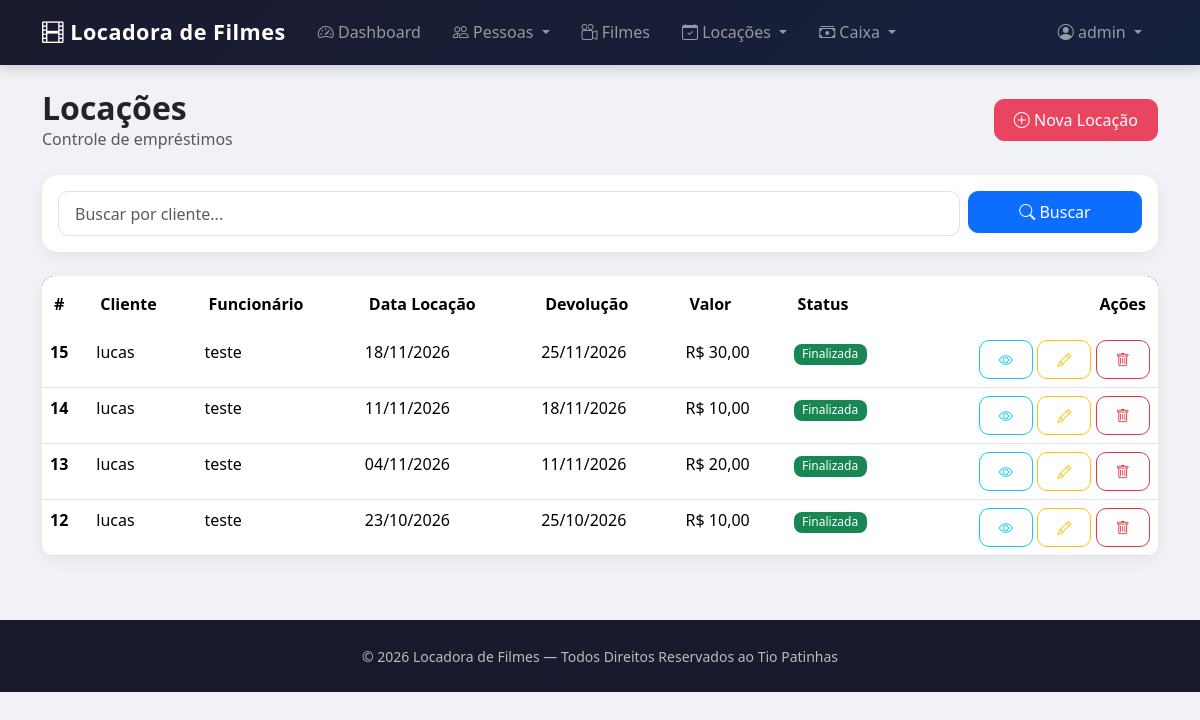
The app's page /locacoes/ (signed in), older data.
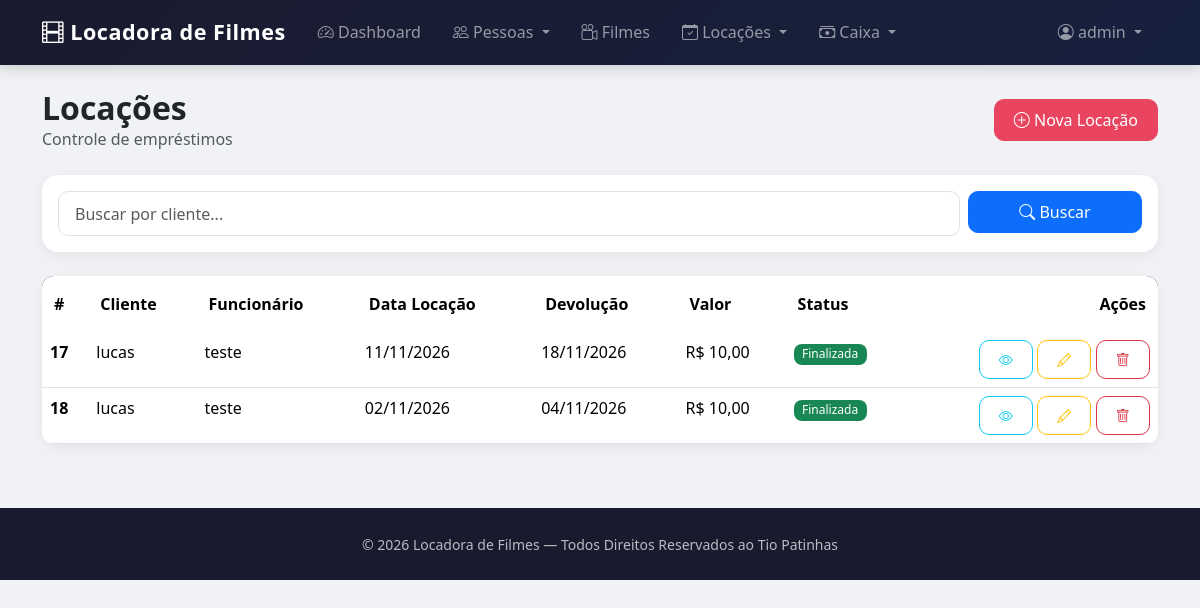
The same page, newer data.
### locacoes/models.py (models this page shows, shortened)
class Locacao(models.Model):
    STATUS_CHOICES = [
        ('A', 'Aberta'),
        ('F', 'Finalizada'),
        ('C', 'Cancelada'),
    ]
    cliente = models.ForeignKey(Cliente, on_delete=models.PROTECT, related_name='locacoes', verbose_name='Cliente')
    funcionario = models.ForeignKey(Funcionario, on_delete=models.PROTECT, related_name='locacoes', verbose_name='Funcionário')
    data_locacao = models.DateField(verbose_name='Data da Locação')
    data_devolucao = models.DateField(verbose_name='Data Prevista de Devolução')
    real_data_devolucao = models.DateField(null=True, blank=True, verbose_name='Data Real de Devolução')
    valor = models.DecimalField(max_digits=10, decimal_places=2, default=0, verbose_name='Valor Total')
    status = models.CharField(max_length=1, choices=STATUS_CHOICES, default='A', verbose_name='Status')
    multa_aplicada = models.DecimalField(max_digits=10, decimal_places=2, default=0, verbose_name='Multa Aplicada')
    registrado_caixa = models.BooleanField(default=False, verbose_name='Registrado no Caixa')
    filmes = models.ManyToManyField(Filme, through='LocacaoFilme', related_name='locacoes')
    class Meta:
        verbose_name = 'Locação'
        verbose_name_plural = 'Locações'
        ordering = ['-data_locacao']

### pessoas/models.py (models this page shows, shortened)
class Pessoa(models.Model):
    nome = models.CharField(max_length=100, verbose_name='Nome')
    cpf = models.CharField(max_length=14, unique=True, verbose_name='CPF')
    telefone = models.CharField(max_length=15, verbose_name='Telefone')
    email = models.EmailField(max_length=100, verbose_name='E-mail')
    endereco = models.CharField(max_length=200, verbose_name='Endereço')
    foto = models.ImageField(upload_to='pessoas/', null=True, blank=True, verbose_name='Foto')
    class Meta:
        abstract = True

class Cliente(Pessoa):
    data_cadastro = models.DateField(auto_now_add=True, verbose_name='Data de Cadastro')
    ativo = models.BooleanField(default=True, verbose_name='Ativo')
    documento = models.BooleanField(default=False, verbose_name='Documento Entregue')
    class Meta:
        verbose_name = 'Cliente'
        verbose_name_plural = 'Clientes'
        ordering = ['nome']

class Funcionario(Pessoa):
    cargo = models.CharField(max_length=50, verbose_name='Cargo')
    data_admissao = models.DateField(verbose_name='Data de Admissão')
    salario = models.DecimalField(max_digits=10, decimal_places=2, verbose_name='Salário')
    class Meta:
        verbose_name = 'Funcionário'
        verbose_name_plural = 'Funcionários'
        ordering = ['nome']

### locacoes/views.py (the view)
# urls.py: path('locacoes/', LocacaoListView.as_view(), name='locacoes'),
class LocacaoListView(LoginRequiredMixin, PermissionRequiredMixin, ListView):
    permission_required = 'locacoes.view_locacao'
    model = Locacao
    template_name = 'locacoes.html'
    context_object_name = 'locacoes'
    paginate_by = 10
    def get_queryset(self):
        qs = super().get_queryset().select_related('cliente', 'funcionario')
        buscar = self.request.GET.get('buscar')
        if buscar:
            qs = qs.filter(cliente__nome__icontains=buscar)
        return qs

### locacoes/templates/locacoes.html (shortened to what this page needs)
{% extends 'principal.html' %}
{% load django_bootstrap5 %}
{% block content %}
<div class="container mt-4">
    <div class="d-flex justify-content-between align-items-center mb-4">
        <div>
            <h2 class="fw-bold mb-0">Locações</h2>
            <p class="text-muted mb-0">Controle de empréstimos</p>
        </div>
        {% if perms.locacoes.add_locacao %}
        <a href="{% url 'locacao_nova' %}" class="btn btn-accent">
            <i class="bi bi-plus-circle"></i> Nova Locação
        </a>
        {% endif %}
    </div>
    <div class="card mb-4">
        <div class="card-body">
            <form method="get" class="row g-2">
                <div class="col-md-10">
                    <input type="text" name="buscar" class="form-control" placeholder="Buscar por cliente..." value="{{ request.GET.buscar }}">
                </div>
                <div class="col-md-2">
                    <button class="btn btn-primary w-100" type="submit"><i class="bi bi-search"></i> Buscar</button>
                </div>
            </form>
        </div>
    </div>
    <div class="card">
        <div class="card-body p-0">
            <div class="table-responsive">
                <table class="table table-hover mb-0">
                    <thead>
                        <tr>
                            <th>#</th>
                            <th>Cliente</th>
                            <th>Funcionário</th>
                            <th>Data Locação</th>
                            <th>Devolução</th>
                            <th>Valor</th>
                            <th>Status</th>
                            <th class="text-end">Ações</th>
                        </tr>
                    </thead>
                    <tbody>
                        {% for locacao in locacoes %}
                        <tr>
                            <td class="fw-semibold">{{ locacao.id }}</td>
                            <td>{{ locacao.cliente.nome }}</td>
                            <td>{{ locacao.funcionario.nome }}</td>
                            <td>{{ locacao.data_locacao|date:"d/m/Y" }}</td>
                            <td>{{ locacao.data_devolucao|date:"d/m/Y" }}</td>
                            <td>R$ {{ locacao.valor }}</td>
                            <td>
                                {% if locacao.status == 'A' %}
                                    <span class="badge bg-primary">Aberta</span>
                                {% elif locacao.status == 'F' %}
                                    <span class="badge bg-success">Finalizada</span>
                                {% else %}
                                    <span class="badge bg-secondary">Cancelada</span>
                                {% endif %}
                            </td>
                            <td class="text-end">
                                <a href="{% url 'locacao_detalhe' locacao.pk %}" class="btn btn-sm btn-outline-info"><i class="bi bi-eye"></i></a>
                                {% if perms.locacoes.change_locacao %}
                                <a href="{% url 'locacao_editar' locacao.pk %}" class="btn btn-sm btn-outline-warning"><i class="bi bi-pencil"></i></a>
                                {% endif %}
                                {% if perms.locacoes.delete_locacao %}
                                <a href="{% url 'locacao_excluir' locacao.pk %}" class="btn btn-sm btn-outline-danger"><i class="bi bi-trash"></i></a>
                                {% endif %}
                            </td>
                        </tr>
                        {% empty %}
                        <tr>
                            <td colspan="8" class="text-center text-muted py-5">Nenhuma locação cadastrada.</td>
                        </tr>
                        {% endfor %}
                    </tbody>
                </table>
            </div>
        </div>
    </div>
</div>
{% endblock %}

Row changes from the older to the newer data that the page shows:
removed Locacao: id "15", cliente.nome "lucas", funcionario.nome "teste", data_locacao "18/11/2026", data_devolucao "25/11/2026", valor "30,00", status "Finalizada"
removed Locacao: id "14", cliente.nome "lucas", funcionario.nome "teste", data_locacao "11/11/2026", data_devolucao "18/11/2026", valor "10,00", status "Finalizada"
removed Locacao: id "13", cliente.nome "lucas", funcionario.nome "teste", data_locacao "04/11/2026", data_devolucao "11/11/2026", valor "20,00", status "Finalizada"
removed Locacao: id "12", cliente.nome "lucas", funcionario.nome "teste", data_locacao "23/10/2026", data_devolucao "25/10/2026", valor "10,00", status "Finalizada"
added Locacao: id "17", cliente.nome "lucas", funcionario.nome "teste", data_locacao "11/11/2026", data_devolucao "18/11/2026", valor "10,00", status "Finalizada"
added Locacao: id "18", cliente.nome "lucas", funcionario.nome "teste", data_locacao "02/11/2026", data_devolucao "04/11/2026", valor "10,00", status "Finalizada"
